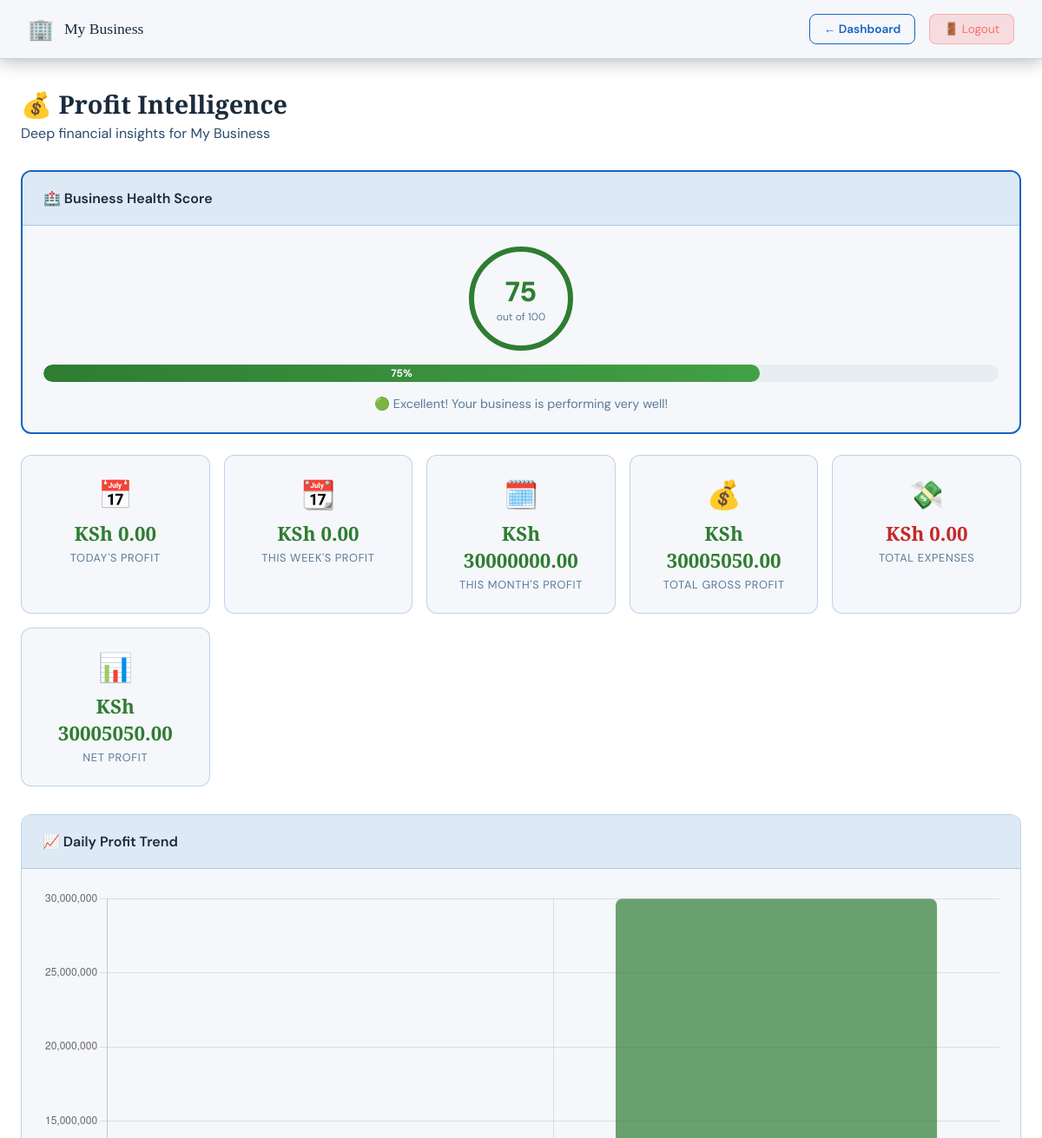
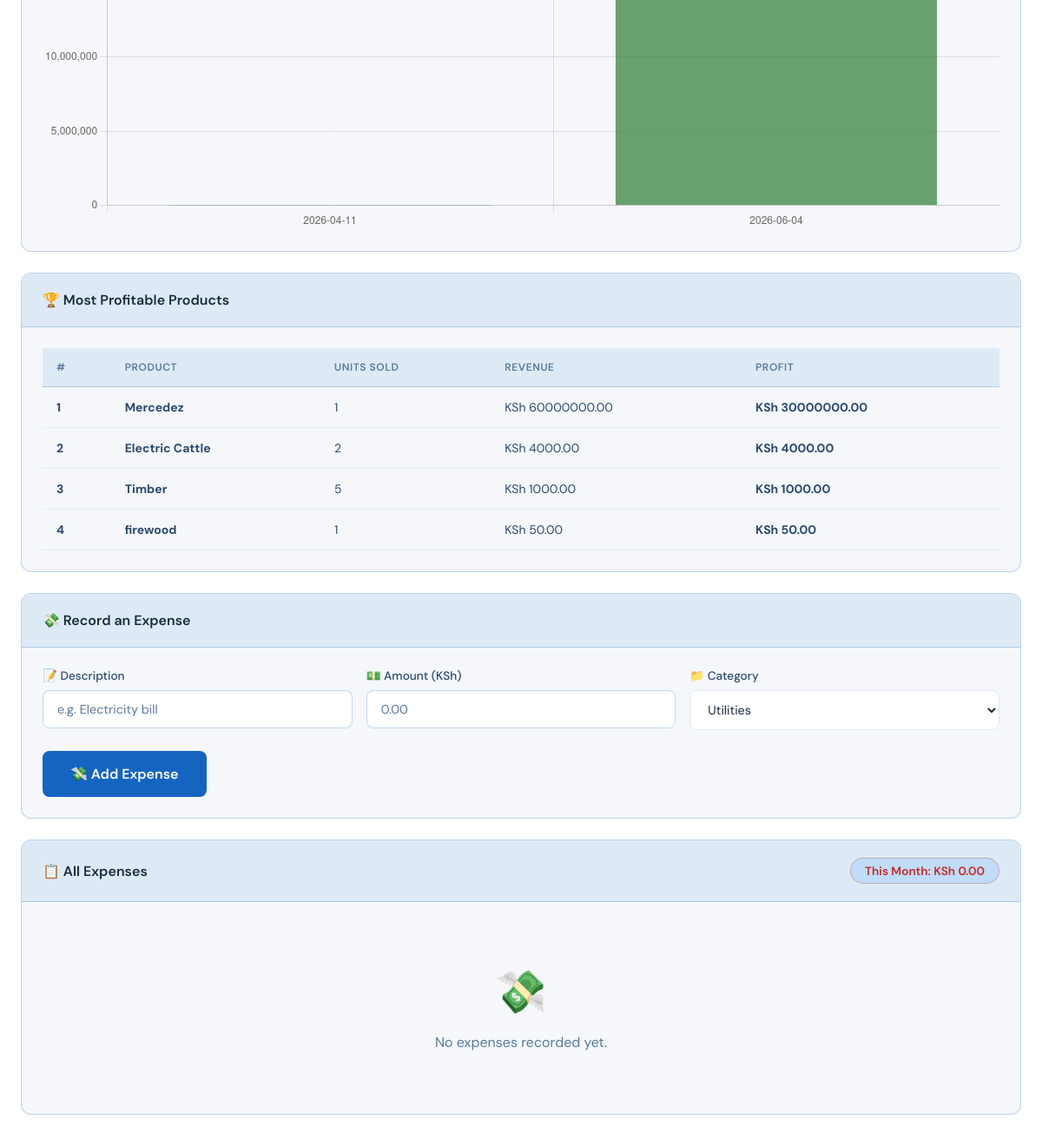
/profit (signed in), run on the app's committed database (2 pictures, top to bottom).
### tables this page shows
CREATE TABLE settings (
        id INTEGER PRIMARY KEY AUTOINCREMENT,
        business_name TEXT DEFAULT 'My Business',
        business_location TEXT DEFAULT '',
        business_currency TEXT DEFAULT 'KSh',
        business_color TEXT DEFAULT '#1565C0',
        owner_phone TEXT DEFAULT '',
        owner_email TEXT DEFAULT '',
        at_username TEXT DEFAULT '',
        at_api_key TEXT DEFAULT '',
        gmail_address TEXT DEFAULT '',
        gmail_app_password TEXT DEFAULT '',
        sms_enabled INTEGER DEFAULT 0,
        email_enabled INTEGER DEFAULT 0,
        low_stock_threshold INTEGER DEFAULT 5
    );

CREATE TABLE sales (
        id INTEGER PRIMARY KEY AUTOINCREMENT,
        seller TEXT NOT NULL,
        item_name TEXT NOT NULL,
        quantity INTEGER NOT NULL,
        unit_price REAL NOT NULL,
        total_price REAL NOT NULL,
        date_time TEXT NOT NULL
    , amount_paid REAL NOT NULL DEFAULT 0, change_given REAL NOT NULL DEFAULT 0, payment_method TEXT DEFAULT 'Cash');

### app.py (the view)
@app.route('/profit')
def profit():
    if not session.get('logged_in') or session.get('role') != 'owner':
        return redirect(url_for('login'))
    conn = get_db()
    sales = conn.execute("SELECT * FROM sales ORDER BY date_time DESC").fetchall()
    expenses = conn.execute("SELECT * FROM expenses ORDER BY date_time DESC").fetchall()
    inventory = conn.execute("SELECT * FROM inventory").fetchall()
    conn.close()
    settings = get_settings()
    sales_list = [dict(s) for s in sales]
    expenses_list = [dict(e) for e in expenses]
    inventory_dict = {i['product_name']: i['buying_price'] for i in inventory}
    today = datetime.now().strftime("%Y-%m-%d")
    this_week_start = datetime.now().strftime("%Y-%W")
    this_month = datetime.now().strftime("%Y-%m")
    daily_profit = 0
    weekly_profit = 0
    monthly_profit = 0
    total_profit = 0
    product_profits = {}
    for s in sales_list:
        buying = inventory_dict.get(s['item_name'], 0)
        profit_per_unit = s['unit_price'] - buying
        sale_profit = profit_per_unit * s['quantity']
        total_profit += sale_profit
        date = s['date_time'][:10]
        sale_week = datetime.strptime(date, "%Y-%m-%d").strftime("%Y-%W")
        sale_month = date[:7]
        if date == today:
            daily_profit += sale_profit
        if sale_week == this_week_start:
            weekly_profit += sale_profit
        if sale_month == this_month:
            monthly_profit += sale_profit
        if s['item_name'] not in product_profits:
            product_profits[s['item_name']] = {'profit': 0, 'units': 0, 'revenue': 0}
        product_profits[s['item_name']]['profit'] += sale_profit
        product_profits[s['item_name']]['units'] += s['quantity']
        product_profits[s['item_name']]['revenue'] += s['total_price']
    top_products = sorted(product_profits.items(), key=lambda x: x[1]['profit'], reverse=True)[:10]
    total_expenses = sum(e['amount'] for e in expenses_list)
    monthly_expenses = sum(e['amount'] for e in expenses_list if e['date_time'][:7] == this_month)
    net_profit = total_profit - total_expenses
    health_score = 0
    if len(sales_list) > 0: health_score += 25
    if total_profit > 0: health_score += 25
    if net_profit > 0: health_score += 25
    low_stock = get_low_stock_products()
    if len(low_stock) == 0: health_score += 25
    return render_template('profit.html',
                           settings=settings,
                           daily_profit=daily_profit,
                           weekly_profit=weekly_profit,
                           monthly_profit=monthly_profit,
                           total_profit=total_profit,
                           total_expenses=total_expenses,
                           monthly_expenses=monthly_expenses,
                           net_profit=net_profit,
                           top_products=top_products,
                           expenses=expenses_list,
                           health_score=health_score,
                           sales_count=len(sales_list))

### templates/profit.html (shortened to what this page needs)
<!DOCTYPE html>
<html lang="en">
<head>
    <link rel="stylesheet" href="{{ url_for('static', filename='style.css') }}">
</head>
<body class="dashboard-page">
    <nav class="navbar">
        <div class="nav-brand">
            <span class="nav-icon">🏢</span>
            <span>{{ settings.business_name }}</span>
        </div>
        <div class="nav-right">
            <a href="/owner" class="btn-secondary" style="padding:0.5rem 1rem; font-size:0.85rem;">← Dashboard</a>
            <a href="/logout" class="btn-logout">🚪 Logout</a>
        </div>
    </nav>
    <div class="main-content">
        <div class="page-title">
            <h2>💰 Profit Intelligence</h2>
            <p>Deep financial insights for {{ settings.business_name }}</p>
        </div>
        <div class="card" style="border: 2px solid {{ settings.business_color }};">
            <div class="card-header"><h3>🏥 Business Health Score</h3></div>
            <div class="card-body" style="text-align:center;">
                <div class="score-circle"
                     style="border-color: {% if health_score >= 75 %}#2E7D32{% elif health_score >= 50 %}#F57F17{% else %}#C62828{% endif %}">
                    <div style="font-size:2rem; font-weight:800;
                                color: {% if health_score >= 75 %}#2E7D32{% elif health_score >= 50 %}#F57F17{% else %}#C62828{% endif %}">
                        {{ health_score }}
                    </div>
                    <div style="font-size:0.75rem; color:#5A7A9A;">out of 100</div>
                </div>
                <div class="health-bar-wrap">
                    <div class="health-bar {% if health_score >= 75 %}health-excellent{% elif health_score >= 50 %}health-good{% else %}health-poor{% endif %}"
                         style="width: {{ health_score }}%;">
                        {{ health_score }}%
                    </div>
                </div>
                <p style="color:#5A7A9A; font-size:0.9rem;">
                    {% if health_score >= 75 %}
                    🟢 Excellent! Your business is performing very well!
                    {% elif health_score >= 50 %}
                    🟡 Good but there is room for improvement!
                    {% else %}
                    🔴 Needs attention! Check stock and expenses!
                    {% endif %}
                </p>
            </div>
        </div>
        <div class="metrics-grid">
            <div class="metric-card">
                <div class="metric-icon">📅</div>
                <div class="metric-value {% if daily_profit >= 0 %}profit-positive{% else %}profit-negative{% endif %}">
                    {{ settings.business_currency }} {{ "%.2f"|format(daily_profit) }}
                </div>
                <div class="metric-label">Today's Profit</div>
            </div>
            <div class="metric-card">
                <div class="metric-icon">📆</div>
                <div class="metric-value {% if weekly_profit >= 0 %}profit-positive{% else %}profit-negative{% endif %}">
                    {{ settings.business_currency }} {{ "%.2f"|format(weekly_profit) }}
                </div>
                <div class="metric-label">This Week's Profit</div>
            </div>
            <div class="metric-card">
                <div class="metric-icon">🗓️</div>
                <div class="metric-value {% if monthly_profit >= 0 %}profit-positive{% else %}profit-negative{% endif %}">
                    {{ settings.business_currency }} {{ "%.2f"|format(monthly_profit) }}
                </div>
                <div class="metric-label">This Month's Profit</div>
            </div>
            <div class="metric-card">
                <div class="metric-icon">💰</div>
                <div class="metric-value {% if total_profit >= 0 %}profit-positive{% else %}profit-negative{% endif %}">
                    {{ settings.business_currency }} {{ "%.2f"|format(total_profit) }}
                </div>
                <div class="metric-label">Total Gross Profit</div>
            </div>
            <div class="metric-card">
                <div class="metric-icon">💸</div>
                <div class="metric-value profit-negative">
                    {{ settings.business_currency }} {{ "%.2f"|format(total_expenses) }}
                </div>
                <div class="metric-label">Total Expenses</div>
            </div>
            <div class="metric-card">
                <div class="metric-icon">📊</div>
                <div class="metric-value {% if net_profit >= 0 %}profit-positive{% else %}profit-negative{% endif %}">
                    {{ settings.business_currency }} {{ "%.2f"|format(net_profit) }}
                </div>
                <div class="metric-label">Net Profit</div>
            </div>
        </div>
        <div class="card">
            <div class="card-header"><h3>📈 Daily Profit Trend</h3></div>
            <div class="card-body"><canvas id="profitChart"></canvas></div>
        </div>
        <div class="card">
            <div class="card-header"><h3>🏆 Most Profitable Products</h3></div>
            <div class="card-body">
                {% if top_products %}
                <div class="table-wrapper">
                    <table class="data-table">
                        <thead>
                            <tr>
                                <th>#</th>
                                <th>Product</th>
                                <th>Units Sold</th>
                                <th>Revenue</th>
                                <th>Profit</th>
                            </tr>
                        </thead>
                        <tbody>
                            {% for name, data in top_products %}
                            <tr>
                                <td><strong>{{ loop.index }}</strong></td>
                                <td><strong>{{ name }}</strong></td>
                                <td>{{ data.units }}</td>
                                <td>{{ settings.business_currency }} {{ "%.2f"|format(data.revenue) }}</td>
                                <td class="{% if data.profit >= 0 %}profit-positive{% else %}profit-negative{% endif %}">
                                    {{ settings.business_currency }} {{ "%.2f"|format(data.profit) }}
                                </td>
                            </tr>
                            {% endfor %}
                        </tbody>
                    </table>
                </div>
                {% else %}
                <div class="empty-state"><div class="empty-icon">📊</div><p>No sales data yet.</p></div>
                {% endif %}
            </div>
        </div>
        <div class="card">
            <div class="card-header"><h3>💸 Record an Expense</h3></div>
            <div class="card-body">
                <div class="form-grid">
                    <div class="form-group">
                        <label>📝 Description</label>
                        <input type="text" id="exp_description" placeholder="e.g. Electricity bill">
                    </div>
                    <div class="form-group">
                        <label>💵 Amount ({{ settings.business_currency }})</label>
                        <input type="number" id="exp_amount" min="0" step="0.01" placeholder="0.00">
                    </div>
                    <div class="form-group">
                        <label>📁 Category</label>
                        <select id="exp_category" style="background:#fff; border:1px solid #DDEAF5; border-radius:8px; padding:0.75rem 1rem; color:#1A2B3C; font-family:inherit; font-size:0.9rem; width:100%;">
                            <option value="Utilities">Utilities</option>
                        </select>
                    </div>
                </div>
                <button class="btn-primary btn-large" onclick="addExpense()">💸 Add Expense</button>
            </div>
        </div>
        <div class="card">
            <div class="card-header">
                <h3>📋 All Expenses</h3>
                <div class="total-badge" style="color:#C62828; border-color:rgba(198,40,40,0.3);">
                    This Month: {{ settings.business_currency }} {{ "%.2f"|format(monthly_expenses) }}
                </div>
            </div>
            <div class="card-body">
                {% if expenses %}
                <div class="table-wrapper">
                    <table class="data-table">
                        <thead>
                            <tr>
                                <th>Description</th>
                                <th>Category</th>
                                <th>Amount</th>
                                <th>Date</th>
                                <th>Action</th>
                            </tr>
                        </thead>
                        <tbody>
                            {% for exp in expenses %}
                            <tr>
                                <td>{{ exp.description }}</td>
                                <td><span class="expense-category">{{ exp.category }}</span></td>
                                <td class="profit-negative">{{ settings.business_currency }} {{ "%.2f"|format(exp.amount) }}</td>
                                <td>{{ exp.date_time }}</td>
                                <td>
                                    <button onclick="deleteExpense({{ exp.id }})"
                                            style="background:rgba(198,40,40,0.1); color:#C62828;
                                                   border:1px solid rgba(198,40,40,0.3); border-radius:6px;
                                                   padding:0.3rem 0.6rem; cursor:pointer; font-size:0.8rem;">
                                        🗑️ Delete
                                    </button>
                                </td>
                            </tr>
                            {% endfor %}
                        </tbody>
                    </table>
                </div>
                {% else %}
                <div class="empty-state">
                    <div class="empty-icon">💸</div>
                    <p>No expenses recorded yet.</p>
                </div>
                {% endif %}
            </div>
        </div>
    </div>
    <script>
        // Load profit chart
        fetch('/api/profit_data')
        .then(r => r.json())
        .then(data => {
            if (Object.keys(data.daily_profits).length > 0) {
                const ctx = document.getElementById('profitChart');
                new Chart(ctx, {
                    type: 'bar',
                    data: {
                        labels: Object.keys(data.daily_profits),
                        datasets: [{
                            label: 'Daily Profit ({{ settings.business_currency }})',
                            data: Object.values(data.daily_profits),
                            backgroundColor: Object.values(data.daily_profits).map(v =>
                                v >= 0 ? 'rgba(46,125,50,0.7)' : 'rgba(198,40,40,0.7)'),
                            borderRadius: 8
                        }]
                    },
                    options: {
                        responsive: true,
                        plugins: { legend: { display: false } },
                        scales: { y: { beginAtZero: true } }
                    }
                });
            }
        });
        function addExpense() {
            const alertDiv = document.getElementById('profit-alert');
            const data = new URLSearchParams({
                description: document.getElementById('exp_description').value,
                amount: document.getElementById('exp_amount').value,
                category: document.getElementById('exp_category').value
            });
            fetch('/add_expense', {method:'POST', body:data})
            .then(r => r.json())
            .then(res => {
                showAlert(alertDiv, res.success ? 'success' : 'error',
                          res.success ? '✅ ' + res.message : '❌ ' + res.message);
                if (res.success) setTimeout(() => location.reload(), 1500);
            });
        }
        function deleteExpense(id) {
            if (!confirm('Delete this expense?')) return;
            fetch('/delete_expense', {method:'POST', body: new URLSearchParams({expense_id: id})})
            .then(r => r.json())
            .then(res => {
                if (res.success) location.reload();
            });
        }
    </script>
</body>
</html>

### data on the page
settings: business_name "My Business", business_currency "KSh"
sales: item_name "Mercedez", units "1", revenue "60000000.00", profit "30000000.00"
sales: item_name "Electric Cattle", units "2", revenue "4000.00", profit "4000.00"
sales: item_name "Timber", units "5", revenue "1000.00", profit "1000.00"
sales: item_name "firewood", units "1", revenue "50.00", profit "50.00"

### other printed values
{{ health_score }} "75"
{{ "%.2f"|format(daily_profit) }} "0.00"
{{ "%.2f"|format(weekly_profit) }} "0.00"
{{ "%.2f"|format(monthly_profit) }} "30000000.00"
{{ "%.2f"|format(total_profit) }} "30005050.00"
{{ "%.2f"|format(total_expenses) }} "0.00"
{{ "%.2f"|format(net_profit) }} "30005050.00"
{{ "%.2f"|format(monthly_expenses) }} "0.00"
